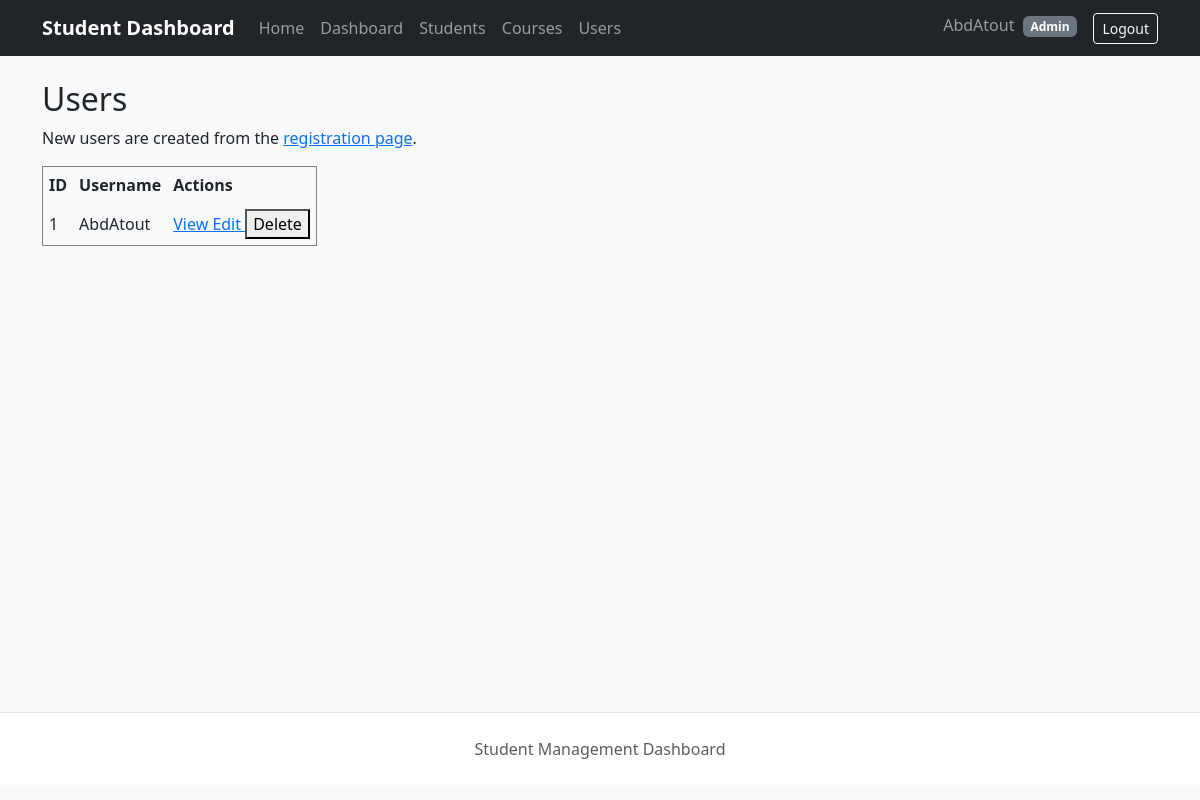
/users (signed in), run on an earlier commit of the app's database.
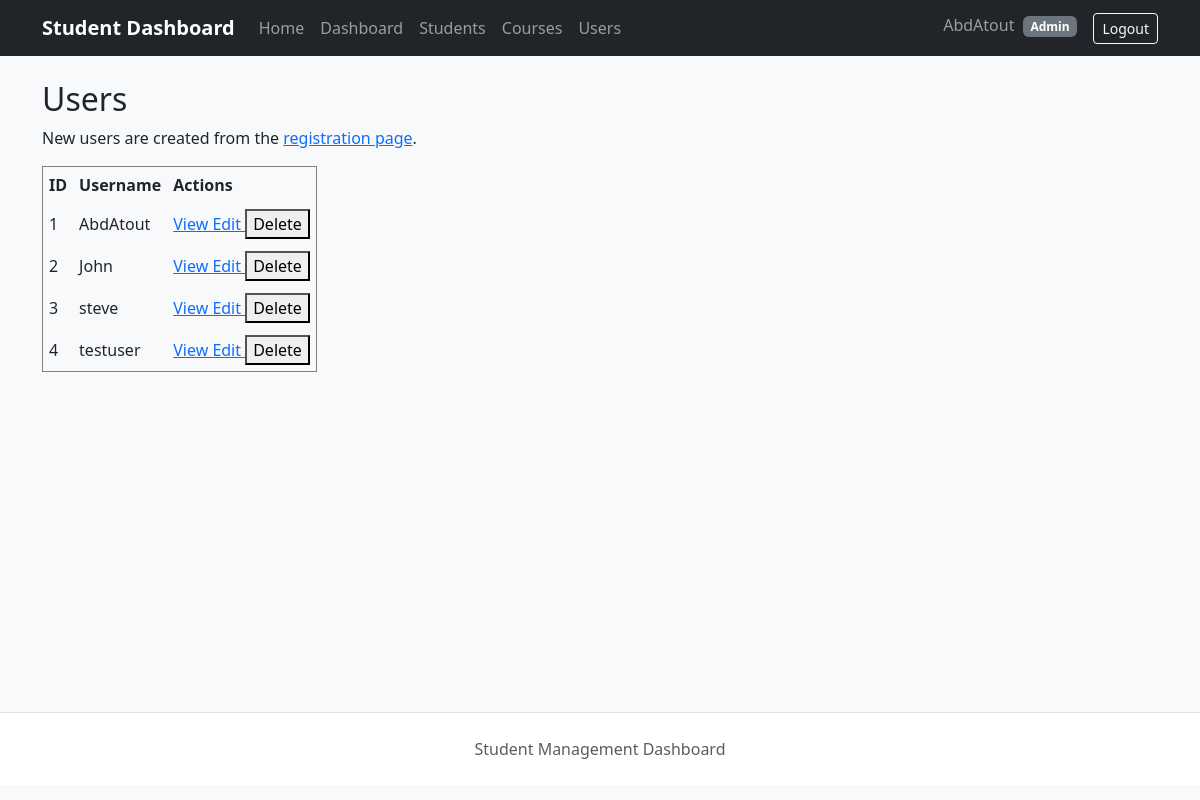
And on a later commit of the database.
### app/models/user.py (models this page shows, shortened)
class User(UserMixin, db.Model):
    __tablename__ = "users"
    id = db.Column(
        db.Integer,
        primary_key=True,
    )
    username = db.Column(
        db.String(100),
        unique=True,
        nullable=False,
    )
    role = db.Column(
        db.String(20),
        nullable=False,
        default="student",
        server_default="student",
    )
    profile_picture = db.Column(
        db.String(255),
        nullable=True,
        default=None,
    )
    profile_picture = db.Column(
        db.String(255),
        nullable=True,
        default=None,
    )
    password_hash = db.Column(
        db.String(255),
        nullable=False,
    )

### app/routes/users.py (the view)
@users_bp.route("/users")
@roles_required("admin")
def user_list():
    statement = db.select(User).order_by(User.username)
    users = db.session.execute(statement).scalars().all()
    return render_template(
        "users.html",
        users=users,
    )

### app/utils/auth.py (called while the page is built)
def roles_required(*allowed_roles):
    def decorator(view):
        @wraps(view)
        @login_required
        def wrapped_view(*args, **kwargs):
            if current_user.role not in allowed_roles:
                abort(403)
            return view(*args, **kwargs)
        return wrapped_view
    return decorator

### app/templates/users.html (shortened to what this page needs)
{% extends "base.html" %}
{% block content %}
<h2>Users</h2>
<p>
    New users are created from the
    <a href="{{ url_for('auth.register') }}">registration page</a>.
</p>
{% if users %}
<table border="1" cellpadding="6">
    <thead>
        <tr>
            <th>ID</th>
            <th>Username</th>
            <th>Actions</th>
        </tr>
    </thead>
    <tbody>
        {% for user in users %}
        <tr>
            <td>{{ user.id }}</td>
            <td>{{ user.username }}</td>
            <td>
                <a href="{{ url_for(
                    'users.user_detail',
                    user_id=user.id
                ) }}">
                    View
                </a>
                <a href="{{ url_for(
                    'users.edit_user',
                    user_id=user.id
                ) }}">
                    Edit
                </a>
                <form
                    method="POST"
                    action="{{ url_for(
                        'users.delete_user',
                        user_id=user.id
                    ) }}"
                    style="display:inline"
                >
                    <button type="submit">Delete</button>
                </form>
            </td>
        </tr>
        {% endfor %}
    </tbody>
</table>
{% else %}
<p>No users exist.</p>
{% endif %}
{% endblock %}

### app/templates/base.html (shortened to what this page needs)
<!DOCTYPE html>
<html lang="en">
<head>
    <link
        href="https://cdn.jsdelivr.net/npm/bootstrap@5.3.3/dist/css/bootstrap.min.css"
        rel="stylesheet"
    >
    <link
        rel="stylesheet"
        href="{{ url_for('static', filename='css/style.css') }}"
    >
</head>
<body class="bg-light">
    <nav class="navbar navbar-expand-lg navbar-dark bg-dark">
        <div class="container">
            <a
                class="navbar-brand fw-bold"
                href="{{ url_for('students.home') }}"
            >
                Student Dashboard
            </a>
            <div
                class="collapse navbar-collapse"
                id="mainNavbar"
            >
                <ul class="navbar-nav me-auto mb-2 mb-lg-0">
                    <li class="nav-item">
                        <a
                            class="nav-link"
                            href="{{ url_for('students.home') }}"
                        >
                            Home
                        </a>
                    </li>
                    {% if current_user.is_authenticated %}
                        <li class="nav-item">
                            <a
                                class="nav-link"
                                href="{{ url_for('auth.dashboard') }}"
                            >
                                Dashboard
                            </a>
                        </li>
                        <li class="nav-item">
                            <a
                                class="nav-link"
                                href="{{ url_for('students.student_list') }}"
                            >
                                Students
                            </a>
                        </li>
                        <li class="nav-item">
                            <a
                                class="nav-link"
                                href="{{ url_for('courses.course_list') }}"
                            >
                                Courses
                            </a>
                        </li>
                        {% if current_user.role == "admin" %}
                        <li class="nav-item">
                            <a
                                class="nav-link"
                                href="{{ url_for('users.user_list') }}"
                            >
                                Users
                            </a>
                        </li>
                        {% endif %}
                    {% endif %}
                </ul>
                <ul class="navbar-nav">
                    {% if current_user.is_authenticated %}
                        <li class="nav-item">
                            <span class="navbar-text me-3">
                                {{ current_user.username }}
                                <span class="badge bg-secondary ms-1">
                                    {{ current_user.role|capitalize }}
                                </span>
                            </span>
                        </li>
                        <li class="nav-item">
                            <a
                                class="btn btn-outline-light btn-sm"
                                href="{{ url_for('auth.logout') }}"
                            >
                                Logout
                            </a>
                        </li>
                    {% endif %}
                </ul>
            </div>
        </div>
    </nav>
    <div class="container py-4">
        <main>
            {% block content %}{% endblock %}
        </main>
    </div>
    <footer class="border-top py-4 mt-5 bg-white">
        <div class="container text-center text-muted">
            Student Management Dashboard
        </div>
    </footer>
</body>
</html>

### app/static/css/style.css (style rules this page uses)
body { min-height: 100vh; }
main { min-height: 70vh; }

What changed in the data, as far as the page shows it:
added User: id "2", username "John"
added User: id "3", username "steve"
added User: id "4", username "testuser"
